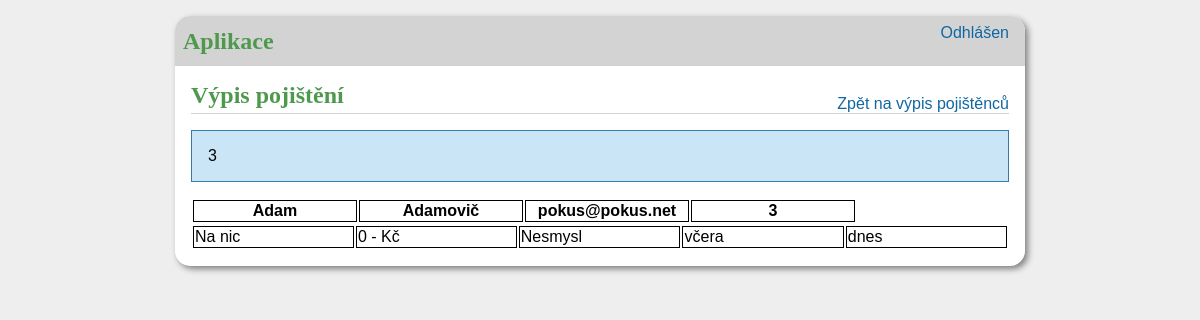
Screenshot of /insurance/3 with the database file from the repository.
### tables this page shows
CREATE TABLE users (
id INTEGER PRIMARY KEY AUTOINCREMENT,
email TEXT UNIQUE NOT NULL,
name TEXT NOT NULL,
surname TEXT NOT NULL,
tel INTEGER NOT NULL,
street_descriptive TEXT NOT NULL,
city TEXT NOT NULL,
zip_code INTEGER NOT NULL
);

CREATE TABLE insurance (
id INTEGER PRIMARY KEY AUTOINCREMENT,
user_id INTEGER NOT NULL,
insurance INTEGER NOT NULL,
amound INTEGER NOT NULL,
subject TEXT NOT NULL,
valid_from TEXT NOT NULL,
valid_until TEXT NOT NULL,
FOREIGN KEY (user_id) REFERENCES users (id)
);

### aplikace/insurance.py (the view)
@bp.route('/insurance/<user_id>', methods=('GET', 'POST'))
def list_insurance(user_id):
    db = get_db()
    user = db.execute(
        'SELECT name, surname, email, id FROM users WHERE id = ?', (user_id,)
    ).fetchone()
    posts = db.execute(
        'SELECT * FROM insurance AS i '
        'JOIN users AS u ON u.id = i.user_id '
        'WHERE u.id = ?', (user_id,)
    ).fetchall()
    flash(user_id)
    return render_template('insurance_list.html', posts=posts, user_name=user)

### aplikace/auth.py (called while the page is built)
@bp.before_app_request
def load_logged_in_user():
    user_id = session.get('email')
    if user_id is None:
        g.user = None
    else:
        g.user = get_db().execute(
            'SELECT * FROM administration WHERE email = ?', (user_id,)
        ).fetchone()

### aplikace/db.py (called while the page is built)
def get_db():
    if 'db' not in g:
        g.db = sqlite3.connect(
            current_app.config['DATABASE'],
            detect_types=sqlite3.PARSE_DECLTYPES
        )
        g.db.row_factory = sqlite3.Row
    return g.db

### aplikace/templates/insurance_list.html (shortened to what this page needs)
{% extends 'base.html' %}
{% block header %}
    <h1> {% block title %}Výpis pojištění </h1><a href="{{ url_for('extract.list') }}">Zpět na výpis pojištěnců</a>{% endblock title %}
{% endblock header %}
{% block content %}
        <table class="tabulka">
            <thead>
                <tr class="radky">
                    <th>{{ user_name['name'] }}</th>
                    <th>{{ user_name['surname'] }}</th>
                    <th>{{ user_name['email'] }}</th>
                    <th>{{ user_name['id'] }}</th>
                </tr>
            </thead>
            {% for post in posts %}
            <table  class="tabulka">
                <tr class="radky">
                    <td>{{ post['insurance'] }}</td>
                    <td>{{ post['amound'] }} - Kč</td>
                    <td>{{ post['subject'] }}</td>
                    <td>{{ post['valid_from'] }}</td>
                    <td>{{ post['valid_until'] }}</td>
                </tr>
            </table>
        </table>
        {% endfor %}
{% endblock content %}

### aplikace/static/style.css (style rules this page uses)
h1 { font-family: serif; color: #4e994e; margin: 1rem 0; }
a { color: #1067a1; text-decoration: none; }
.content > header h1 { flex: auto; margin: 1rem 0 0.25rem 0; }
table td, th { border: solid 1px; width: 10em; border-collapse: collapse; }

### rows the page displays
users: name "Adam", surname "Adamovič", email "pokus@pokus.net", id "3"
insurance: insurance "Na nic", amound "0", subject "Nesmysl", valid_from "včera", valid_until "dnes"

### other values shown
{{ message }} "3"
